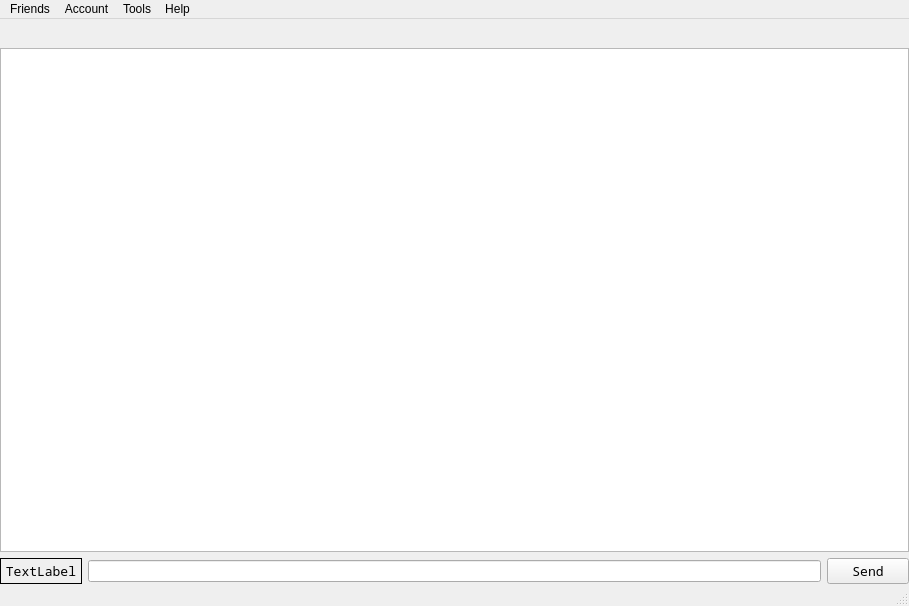
<?xml version="1.0" encoding="UTF-8"?>
<ui version="4.0">
 <class>MainWindow</class>
 <widget class="QMainWindow" name="MainWindow">
  <property name="geometry">
   <rect>
    <x>0</x>
    <y>0</y>
    <width>909</width>
    <height>606</height>
   </rect>
  </property>
  <property name="windowTitle">
   <string>MainWindow</string>
  </property>
  <widget class="QWidget" name="centralwidget">
   <layout class="QVBoxLayout" name="verticalLayout">
    <property name="leftMargin">
     <number>0</number>
    </property>
    <property name="topMargin">
     <number>3</number>
    </property>
    <property name="rightMargin">
     <number>0</number>
    </property>
    <property name="bottomMargin">
     <number>0</number>
    </property>
    <item>
     <widget class="QLabel" name="targetUseLabel">
      <property name="font">
       <font>
        <family>Noto Sans Mono</family>
        <pointsize>11</pointsize>
        <bold>true</bold>
       </font>
      </property>
      <property name="text">
       <string/>
      </property>
     </widget>
    </item>
    <item>
     <widget class="QTextBrowser" name="textBrowser"/>
    </item>
    <item>
     <layout class="QHBoxLayout" name="horizontalLayout" stretch="1,9,1">
      <item>
       <widget class="QLabel" name="userNameLabel">
        <property name="font">
         <font>
          <family>Noto Sans Mono</family>
          <pointsize>10</pointsize>
          <bold>false</bold>
         </font>
        </property>
        <property name="frameShape">
         <enum>QFrame::Box</enum>
        </property>
        <property name="text">
         <string>TextLabel</string>
        </property>
        <property name="alignment">
         <set>Qt::AlignCenter</set>
        </property>
       </widget>
      </item>
      <item>
       <widget class="QLineEdit" name="userMsgLine"/>
      </item>
      <item>
       <widget class="QPushButton" name="sendMsgButton">
        <property name="font">
         <font>
          <family>Noto Sans Mono</family>
          <pointsize>10</pointsize>
         </font>
        </property>
        <property name="text">
         <string>Send</string>
        </property>
       </widget>
      </item>
     </layout>
    </item>
   </layout>
  </widget>
  <widget class="QMenuBar" name="menubar">
   <property name="geometry">
    <rect>
     <x>0</x>
     <y>0</y>
     <width>909</width>
     <height>19</height>
    </rect>
   </property>
   <widget class="QMenu" name="menuFriends">
    <property name="title">
     <string>Friends</string>
    </property>
    <addaction name="actionShow_friend_list"/>
   </widget>
   <widget class="QMenu" name="menuAccount">
    <property name="title">
     <string>Account</string>
    </property>
    <addaction name="actionAddnew"/>
    <addaction name="actionMyaccount"/>
    <addaction name="actionLog_out"/>
   </widget>
   <widget class="QMenu" name="menuTools">
    <property name="title">
     <string>Tools</string>
    </property>
   </widget>
   <widget class="QMenu" name="menuAbout">
    <property name="title">
     <string>Help</string>
    </property>
   </widget>
   <addaction name="menuFriends"/>
   <addaction name="menuAccount"/>
   <addaction name="menuTools"/>
   <addaction name="menuAbout"/>
  </widget>
  <widget class="QStatusBar" name="statusbar"/>
  <action name="actionAddnew">
   <property name="text">
    <string>Add new</string>
   </property>
  </action>
  <action name="actionMyaccount">
   <property name="text">
    <string>My account</string>
   </property>
  </action>
  <action name="actionShow_friend_list">
   <property name="text">
    <string>Show friend list</string>
   </property>
  </action>
  <action name="actionLog_out">
   <property name="text">
    <string>Logout</string>
   </property>
  </action>
 </widget>
 <resources/>
 <connections/>
</ui>
